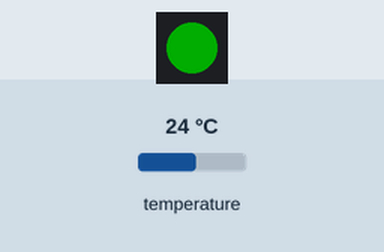
Simulated run of this program. Board: ESP32-S3. On the bench: 1 RGB LEDs in strip order, left to right. The inputs (shaded band) are chosen by the test bench; at power-on: temperature 24 °C. Dim RGB values are drawn brighter than linear; WiFi joins after 1.5 s; servers stay silent unless stated; no MQTT or app messages arrive unless stated; what the program prints to the serial monitor is not drawn.

Above: at 0.1 s.
At 2.1 s:
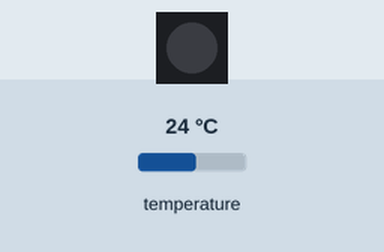
Timing chart, 0 to 3.6 s (numbered marks = the images above):
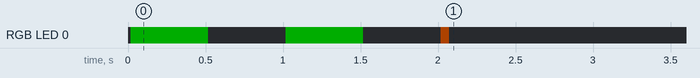

The program:

main.cpp
```cpp
#include <Arduino.h>
#include <WiFi.h>
#include <PubSubClient.h>
#include <OneWire.h>
#include <DallasTemperature.h>
#include <ArduinoJson.h>
#include <Adafruit_NeoPixel.h>

// 設定腳位
#define ONE_WIRE_BUS 2

#define PIN 48
#define NUMPIXELS 1
Adafruit_NeoPixel pixels(NUMPIXELS, PIN, NEO_GRB + NEO_KHZ800);

OneWire oneWire(ONE_WIRE_BUS);
DallasTemperature sensors(&oneWire);

// WIFI 設定
const char *ssid = "white";
const char *password = "00000000";
// MQTT 設定
const char *mqtt_server = "192.168.0.216";
const int mqtt_port = 1883;
const char *mqtt_user = "iot-test";
const char *mqtt_pass = "iot-test";
const char *mqtt_topic = "aquaponics/sensor/data";
String deviceId;

WiFiClient espClient;
PubSubClient client(espClient);

enum class SysStatus
{
  OK,
  WIFI_FAIL,
  WIFI_CONNECTING,
  MQTT_FAIL,
  PUBLISH_FAIL,
  TEMP_FAIL
};
// 原型宣告
bool setupWifi(unsigned long timeoutMs = 15000);
bool tryConnectMQTT();
void setStatusLED(SysStatus status);
bool readTemperatureAndPublish();

const unsigned long publishInterval = 300000;
unsigned long lastPublish = 0UL - publishInterval;

void setup()
{
  Serial.begin(115200);
  sensors.begin();
  pixels.begin(); // 初始化 NeoPixel
  pixels.setBrightness(50);

  uint64_t chipid = ESP.getEfuseMac();
  char idBuf[13];
  snprintf(idBuf, sizeof(idBuf), "%04X%08X",
           (uint16_t)(chipid >> 32), (uint32_t)chipid);
  deviceId = String(idBuf);

  if (!setupWifi())
  {
    setStatusLED(SysStatus::WIFI_FAIL);
  }
  client.setServer(mqtt_server, mqtt_port);
  client.setKeepAlive(60); // 設定 MQTT Keep Alive 為 60 秒
}

void loop()
{
  if (WiFi.status() != WL_CONNECTED)
  {
    setStatusLED(SysStatus::WIFI_FAIL);
    if (!setupWifi(5000))
    {
      setStatusLED(SysStatus::WIFI_FAIL);
      delay(5000);
      return;
    }
    setStatusLED(SysStatus::OK);
  }

  if (!client.connected())
  {
    setStatusLED(SysStatus::MQTT_FAIL);
    if (!tryConnectMQTT())
    {
      setStatusLED(SysStatus::MQTT_FAIL);
      delay(5000);
      return;
    }
    setStatusLED(SysStatus::OK);
  }

  client.loop();

  unsigned long now = millis();
  if (now - lastPublish >= publishInterval)
  {
    if (readTemperatureAndPublish())
    {
      Serial.println("Temperature published successfully");
      lastPublish = now;
    }
  }

  delay(5000);
}

void setStatusLED(SysStatus status)
{
  switch (status)
  {
  case SysStatus::WIFI_FAIL:
    pixels.setPixelColor(0, pixels.Color(255, 0, 0)); // 紅
    break;
  case SysStatus::WIFI_CONNECTING:
    pixels.setPixelColor(0, pixels.Color(0, 255, 0)); // 綠
    break;
  case SysStatus::MQTT_FAIL:
    pixels.setPixelColor(0, pixels.Color(255, 100, 0)); // 橘
    break;
  case SysStatus::PUBLISH_FAIL:
    pixels.setPixelColor(0, pixels.Color(255, 255, 0)); // 黃
    break;
  case SysStatus::TEMP_FAIL:
    pixels.setPixelColor(0, pixels.Color(128, 0, 128)); // 紫
    break;
  case SysStatus::OK:
    pixels.setPixelColor(0, pixels.Color(0, 0, 0)); // 關燈
    break;
  }
  pixels.show();
}

// 連接 Wi-Fi
bool setupWifi(unsigned long timeoutMs)
{
  Serial.print("Connecting to WiFi...");
  WiFi.begin(ssid, password);
  unsigned long startAttemptTime = millis();
  while (WiFi.status() != WL_CONNECTED && millis() - startAttemptTime < timeoutMs)
  {
    setStatusLED(SysStatus::WIFI_CONNECTING);
    delay(500);
    setStatusLED(SysStatus::OK);
    delay(500);
    Serial.print(".");
  }

  if (WiFi.status() == WL_CONNECTED)
  {
    Serial.println("\nWiFi connected! IP address: ");
    Serial.println(WiFi.localIP());
    return true;
  }

  Serial.println("\nFailed to connect to WiFi within timeout");
  return false;
}

// 連接 MQTT Broker
bool tryConnectMQTT()
{
  Serial.print("Attempting MQTT connection...");

  if (client.connect(deviceId.c_str(), mqtt_user, mqtt_pass))
  {
    Serial.println("connected");
    return true;
  }
  else
  {
    Serial.print("failed, rc=");
    Serial.println(client.state());
    return false;
  }
}

// 讀取溫度
bool readTemperatureAndPublish()
{
  sensors.requestTemperatures();
  float tempC = sensors.getTempCByIndex(0);

  if (tempC == DEVICE_DISCONNECTED_C)
  {
    Serial.println("Error: Could not read temperature data");
    setStatusLED(SysStatus::TEMP_FAIL);
    return false;
  }

  setStatusLED(SysStatus::OK);

  JsonDocument doc;
  doc["device_code"] = deviceId;
  doc["temperature"] = tempC;

  char jsonBuffer[256];
  serializeJson(doc, jsonBuffer);

  Serial.print("Publishing message: ");
  Serial.println(jsonBuffer);

  if (!client.publish(mqtt_topic, jsonBuffer))
  {
    Serial.println("Error: Failed to publish message");
    setStatusLED(SysStatus::PUBLISH_FAIL);
    return false;
  }

  return true;
}
```

Measured:
- by itself, RGB LED 0: off → RGB(0, 50, 0) at 0.02 s, → off 0.50 s later, → RGB(0, 50, 0) 0.50 s later, → off 0.50 s later, … (6 changes in this stretch)
